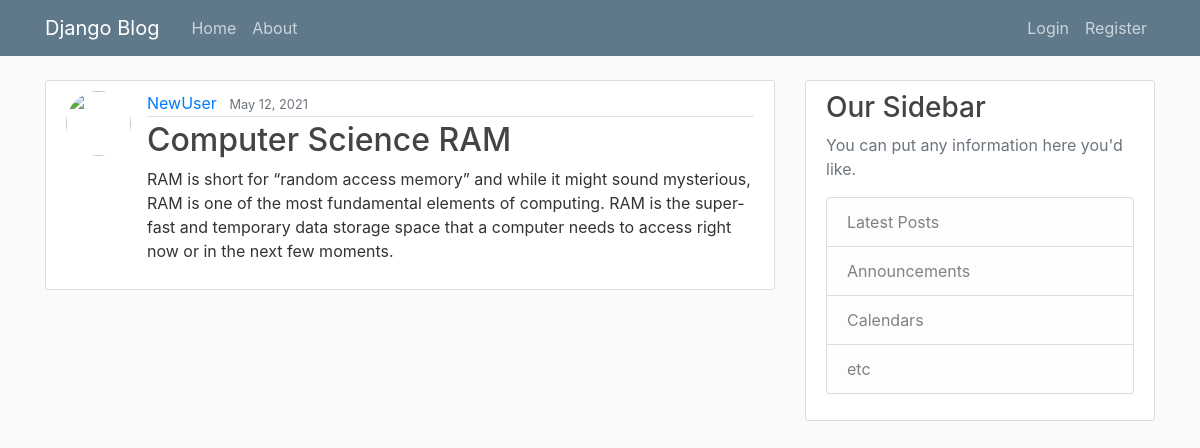
The app's page /post/14/ with its own data.
### blog/models.py (models this page shows, shortened)
class Post(models.Model):
    title = models.CharField(max_length=100)
    content = models.TextField()
    date_posted = models.DateTimeField(default=timezone.now)
    author = models.ForeignKey(User, on_delete=models.CASCADE)

### blog/views.py (the view)
# urls.py: path('post/<int:pk>/', PostDetailView.as_view(), name='post-detail'),
class PostDetailView(DetailView):
    model = Post

### blog/templates/blog/post_detail.html (shortened to what this page needs)
{% extends "base.html" %}
{% block content %}
    <article class="media content-section">
        <img class="rounded-circle article-img" src="{{ object.author.profile.image.url }}">
        <div class="media-body">
        <div class="article-metadata">
            <a class="mr-2" href="{% url 'user-post' object.author.username %}">{{ object.author }}</a>
            <small class="text-muted">{{ object.date_posted|date:"F d, Y" }}</small>
        </div>
        <h2 class="article-title"> {{ object.title }}</h2>
        <p class="article-content">{{ object.content }}</p>
        </div>
    </article>
{% endblock content %}

### blog/templates/base.html (shortened to what this page needs)
{% load static %}
<!DOCTYPE html>
<html>
<head>
    <link rel="stylesheet" href="https://maxcdn.bootstrapcdn.com/bootstrap/4.0.0/css/bootstrap.min.css">
    <link rel="stylesheet" type="text/css" href="{% static 'style.css' %}">
</head>
<body>
    <header class="site-header">
      <nav class="navbar navbar-expand-md navbar-dark bg-steel fixed-top">
        <div class="container">
          <a class="navbar-brand mr-4" href="{% url 'blog-home' %}">Django Blog</a>
          <div class="collapse navbar-collapse" id="navbarToggle">
            <div class="navbar-nav mr-auto">
              <a class="nav-item nav-link" href="{% url 'blog-home' %}">Home</a>
              <a class="nav-item nav-link" href="{% url 'blog-about' %}">About</a>
            </div>
            <div class="navbar-nav">
              {% if user.is_authenticated %}
                <a class="nav-item nav-link" href="{% url 'post-create' %}">New Post</a>
                <a class="nav-item nav-link" href="{% url 'profile' %}">Profile</a>
                <a class="nav-item nav-link" href="{% url 'logout' %}">Logout</a>
              {% else %}
                <a class="nav-item nav-link" href="{% url 'login' %}">Login</a>
                <a class="nav-item nav-link" href="{% url 'register' %}">Register</a>
              {% endif %}
            </div>
          </div>
        </div>
      </nav>
    </header>
    <main role="main" class="container">
      <div class="row">
        <div class="col-md-8">
          {% block content %}{% endblock %}
        </div>
        <div class="col-md-4">
          <div class="content-section">
            <h3>Our Sidebar</h3>
            <p class='text-muted'>You can put any information here you'd like.
              <ul class="list-group">
                <li class="list-group-item list-group-item-light">Latest Posts</li>
                <li class="list-group-item list-group-item-light">Announcements</li>
                <li class="list-group-item list-group-item-light">Calendars</li>
                <li class="list-group-item list-group-item-light">etc</li>
              </ul>
            </p>
          </div>
        </div>
      </div>
    </main>
</body>
</html>

### blog/static/style.css (style rules this page uses)
body { background: #fafafa; color: #333333; margin-top: 5rem; }
h1, h2, h3, h4, h5, h6 { color: #444444; }
ul { margin: 0; }
.bg-steel { background-color: #5f788a; }
.site-header .navbar-nav .nav-link { color: #cbd5db; }
.content-section { background: #ffffff; padding: 10px 20px; border: 1px solid #dddddd; border-radius: 3px; margin-bottom: 20px; }
.article-title { color: #444444; }
.article-content { white-space: pre-line; }
.article-img { height: 65px; width: 65px; margin-right: 16px; }
.article-metadata { padding-bottom: 1px; margin-bottom: 4px; border-bottom: 1px solid #e3e3e3 }

### records on screen
Post: author "NewUser", date_posted "May 12, 2021", title "Computer Science RAM", content "RAM is short for “random access memory” and while it might sound mysterious, RAM is one of the most fundamental elements of computing. RAM is the super-fast and temporary data storage space that a computer needs to access right now or in the next few moments."
